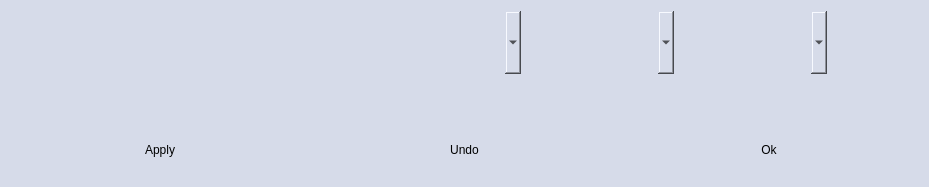
<?xml version="1.0" encoding="UTF-8"?>
<ui version="4.0">
 <class>skyrmion</class>
 <widget class="QWidget" name="skyrmion">
  <property name="geometry">
   <rect>
    <x>0</x>
    <y>0</y>
    <width>929</width>
    <height>187</height>
   </rect>
  </property>
  <property name="sizePolicy">
   <sizepolicy hsizetype="Preferred" vsizetype="Preferred">
    <horstretch>0</horstretch>
    <verstretch>0</verstretch>
   </sizepolicy>
  </property>
  <property name="windowTitle">
   <string>Skyrmion window</string>
  </property>
  <property name="styleSheet">
   <string notr="true">QWidget{
background: rgb(214, 219, 233,255);
}

QComboBox{
background: rgb(214, 219, 233,255);
border: none;
}

QComboBox:hover{
background: rgb(255, 255, 191,255);
border:  2px solid rgb(255, 170, 0,255);
}

QPushButton:hover{
background: rgb(255, 255, 191,255);
border:  2px solid rgb(255, 170, 0,255);
}

QPushButton{
border: none;
background: rgb(214, 219, 233,255);
}

QTableWidget {
    background: rgb(214, 219, 233,255);
border: none;
}

QHeaderView::section{
background-color: rgb(235, 241, 255, 255);
}
</string>
  </property>
  <layout class="QVBoxLayout" name="verticalLayout_3">
   <item>
    <layout class="QVBoxLayout" name="verticalLayout_2" stretch="2,1">
     <property name="spacing">
      <number>10</number>
     </property>
     <item>
      <layout class="QHBoxLayout" name="horizontalLayout_3" stretch="4,5,1">
       <property name="spacing">
        <number>0</number>
       </property>
       <item>
        <widget class="CustomTableWidget" name="tableWidget_Skyrmion">
         <property name="sizePolicy">
          <sizepolicy hsizetype="Ignored" vsizetype="Ignored">
           <horstretch>0</horstretch>
           <verstretch>0</verstretch>
          </sizepolicy>
         </property>
        </widget>
       </item>
       <item>
        <layout class="QVBoxLayout" name="verticalLayout" stretch="5,0">
         <item>
          <layout class="QHBoxLayout" name="horizontalLayout_2">
           <item>
            <widget class="QComboBox" name="comboBox_Type">
             <property name="sizePolicy">
              <sizepolicy hsizetype="Ignored" vsizetype="Ignored">
               <horstretch>0</horstretch>
               <verstretch>0</verstretch>
              </sizepolicy>
             </property>
            </widget>
           </item>
           <item>
            <widget class="QComboBox" name="comboBox_Handedness">
             <property name="sizePolicy">
              <sizepolicy hsizetype="Ignored" vsizetype="Ignored">
               <horstretch>0</horstretch>
               <verstretch>0</verstretch>
              </sizepolicy>
             </property>
            </widget>
           </item>
           <item>
            <widget class="QComboBox" name="comboBox_CenterDirection">
             <property name="sizePolicy">
              <sizepolicy hsizetype="Ignored" vsizetype="Ignored">
               <horstretch>0</horstretch>
               <verstretch>0</verstretch>
              </sizepolicy>
             </property>
            </widget>
           </item>
          </layout>
         </item>
         <item>
          <spacer name="verticalSpacer">
           <property name="orientation">
            <enum>Qt::Vertical</enum>
           </property>
           <property name="sizeHint" stdset="0">
            <size>
             <width>20</width>
             <height>40</height>
            </size>
           </property>
          </spacer>
         </item>
        </layout>
       </item>
       <item>
        <widget class="CustomTableWidget" name="tableWidget_order">
         <property name="sizePolicy">
          <sizepolicy hsizetype="Ignored" vsizetype="Ignored">
           <horstretch>0</horstretch>
           <verstretch>0</verstretch>
          </sizepolicy>
         </property>
        </widget>
       </item>
      </layout>
     </item>
     <item>
      <layout class="QHBoxLayout" name="horizontalLayout">
       <item>
        <widget class="QPushButton" name="pushButton_apply">
         <property name="sizePolicy">
          <sizepolicy hsizetype="Ignored" vsizetype="Ignored">
           <horstretch>0</horstretch>
           <verstretch>0</verstretch>
          </sizepolicy>
         </property>
         <property name="text">
          <string>Apply</string>
         </property>
        </widget>
       </item>
       <item>
        <widget class="QPushButton" name="pushButton_undo">
         <property name="sizePolicy">
          <sizepolicy hsizetype="Ignored" vsizetype="Ignored">
           <horstretch>0</horstretch>
           <verstretch>0</verstretch>
          </sizepolicy>
         </property>
         <property name="text">
          <string>Undo</string>
         </property>
        </widget>
       </item>
       <item>
        <widget class="QPushButton" name="pushButton_ok">
         <property name="sizePolicy">
          <sizepolicy hsizetype="Ignored" vsizetype="Ignored">
           <horstretch>0</horstretch>
           <verstretch>0</verstretch>
          </sizepolicy>
         </property>
         <property name="text">
          <string>Ok</string>
         </property>
        </widget>
       </item>
      </layout>
     </item>
    </layout>
   </item>
  </layout>
 </widget>
 <layoutdefault spacing="6" margin="11"/>
 <customwidgets>
  <customwidget>
   <class>CustomTableWidget</class>
   <extends>QTableWidget</extends>
   <header>CustomTableWidget.h</header>
  </customwidget>
 </customwidgets>
 <resources/>
 <connections/>
 <slots>
  <slot>on_push_button_apply()</slot>
  <slot>on_push_button_undo()</slot>
 </slots>
</ui>
